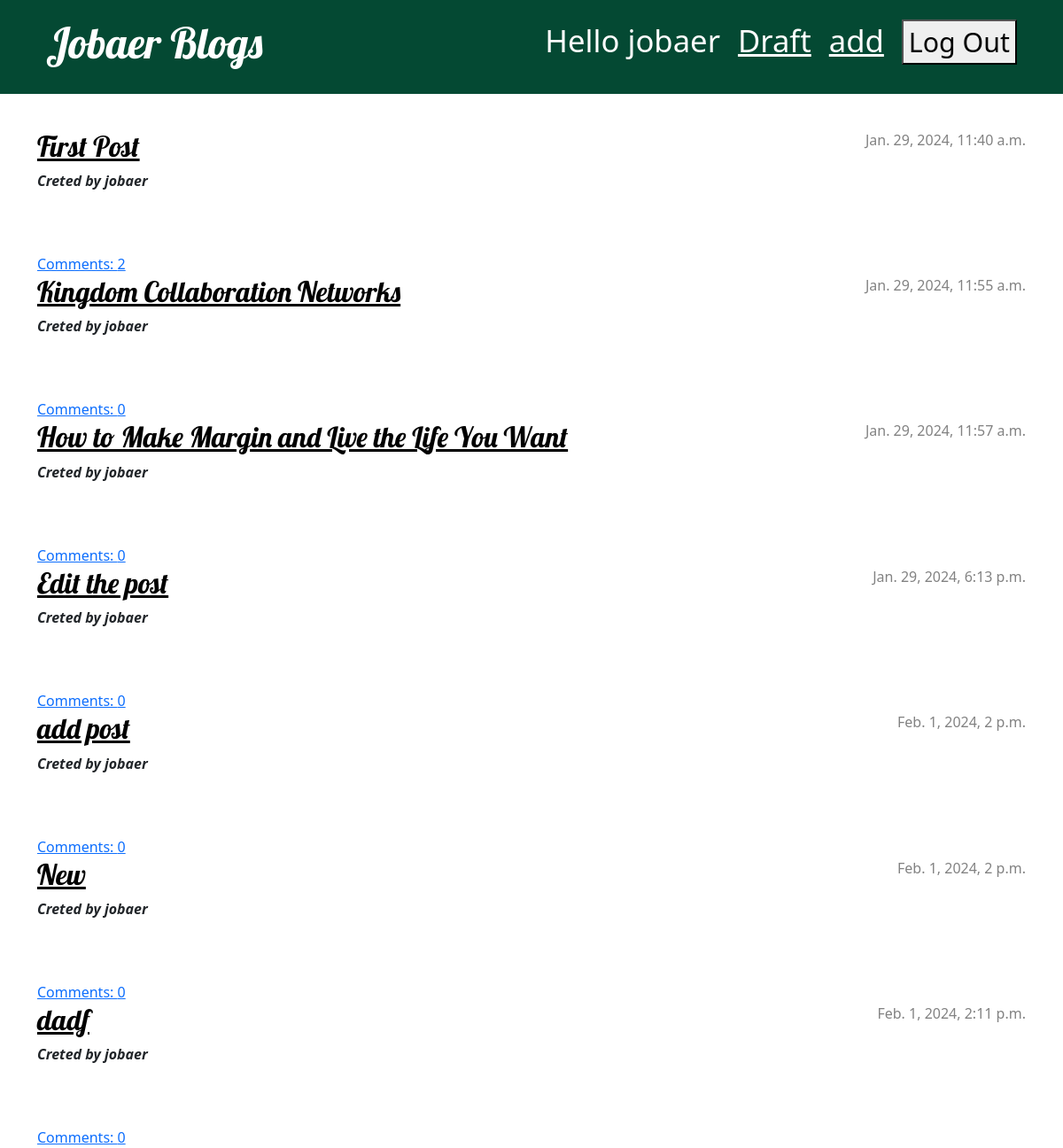
The app's page / (signed in) with its own data.
### blog/models.py (models this page shows, shortened)
class Post(models.Model):
    author = models.ForeignKey(settings.AUTH_USER_MODEL, on_delete=models.CASCADE)
    title = models.CharField(max_length=200)
    text = models.TextField()
    created_date = models.DateTimeField(default=timezone.now)
    published_date = models.DateTimeField(blank=True, null=True)
    def approved_comments(self):
        return self.comments.filter(approved_comment=True)

### blog/views.py (the view)
# urls.py: path('', views.post_list, name='post_list'),
def post_list(request):
    posts = Post.objects.filter(published_date__lte=timezone.now()).order_by('published_date')
    return render(request, 'blog/post_list.html', {'posts':posts})

### blog/templates/blog/post_list.html
{% extends 'blog/base.html' %}
{% block content %}
    {% for post in posts %}
        <article class="post">
            <time class="date">
                {{ post.published_date }}
            </time>
            <h2><a href="{% url 'post_detail' pk=post.pk %}">{{ post.title }}</a></h2>
            <b><i>Creted by {{post.author}}</i></b>
        </article>
        <a href="{% url 'post_detail' pk=post.pk %}">Comments: {{ post.approved_comments.count }}</a>
    {% endfor %}
{% endblock %}

### blog/templates/blog/base.html (shortened to what this page needs)
{% load static %}
<!DOCTYPE html>
<html>
  <head>
    <link
      rel="stylesheet"
      href="https://cdn.jsdelivr.net/npm/bootstrap@5.1.3/dist/css/bootstrap.min.css"
    />
    <link rel="stylesheet" href="{% static 'css/blog.css' %}" />
  </head>
  <body>
    <header class="page-header">
      <div class="container">
        {% if user.is_authenticated %}
        <form action="{% url 'logout' %}" method="post" class="top-menu">
          <small><button type="submit">Log Out</button></small>
        </form>
        <a href="{% url 'post_new' %}" class="top-menu">
          add
        </a>
        <a href="{% url 'post_draft_list' %}" class="top-menu">
          Draft
        </a>
        <p class="top-menu">Hello {{ user.username }}</p>
        {% else %}
         <form action="{% url 'signup' %}" method="post" class="top-menu">
          {% csrf_token %}
          <small><button type="submit">SignUp</button></small>
        </form>
        <a href="{% url 'login' %}" class="top-menu">Login</span></a>
         {%endif %}
         <h1><a href="/">Jobaer Blogs</a></h1>
        </div>
    </header>
    <main class="container">
      <div class="row">
        <div class="col">{% block content %} {%endblock content%}</div>
      </div>
    </main>
  </body>
</html>

### blog/static/css/blog.css (style rules this page uses)
.page-header { background-color: #044933; margin-top: 0; margin-bottom: 40px; padding: 20px 20px 20px 40px; }
.page-header h1, .page-header h1 a, .page-header h1 a:visited, .page-header h1 a:active { color: #ffffff; font-size: 36pt; text-decoration: none; }
h1, h2, h3, h4 { font-family: 'Lobster', cursive; }
.date { color: #828282; }
.top-menu, .top-menu:hover, .top-menu:visited { color: #ffffff; float: right; font-size: 26pt; margin-right: 20px; }
.post { margin-bottom: 70px; }
.post h2 a, .post h2 a:visited { color: #000000; }
.post > .date, .post > .actions { float: right; }

### records on screen
Post: published_date "Jan. 29, 2024, 11:40 a.m.", title "First Post", author "jobaer", approved_comments.count "2"
Post: published_date "Jan. 29, 2024, 11:55 a.m.", title "Kingdom Collaboration Networks", author "jobaer", approved_comments.count "0"
Post: published_date "Jan. 29, 2024, 11:57 a.m.", title "How to Make Margin and Live the Life You Want", author "jobaer", approved_comments.count "0"
Post: published_date "Jan. 29, 2024, 6:13 p.m.", title "Edit the post", author "jobaer", approved_comments.count "0"
Post: published_date "Feb. 1, 2024, 2 p.m.", title "add post", author "jobaer", approved_comments.count "0"
Post: published_date "Feb. 1, 2024, 2 p.m.", title "New", author "jobaer", approved_comments.count "0"
Post: published_date "Feb. 1, 2024, 2:11 p.m.", title "dadf", author "jobaer", approved_comments.count "0"

### other values on screen
{{ user.username }} "jobaer"
